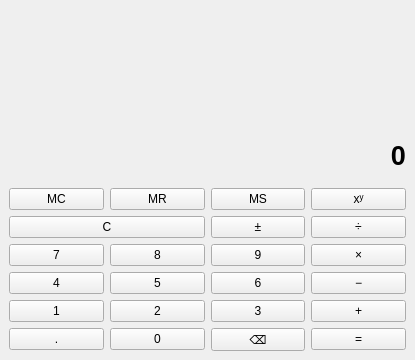
<?xml version="1.0" encoding="UTF-8"?>
<ui version="4.0">
 <class>MainWindow</class>
 <widget class="QMainWindow" name="MainWindow">
  <property name="geometry">
   <rect>
    <x>0</x>
    <y>0</y>
    <width>415</width>
    <height>360</height>
   </rect>
  </property>
  <property name="windowTitle">
   <string>Calculator</string>
  </property>
  <widget class="QWidget" name="centralwidget">
   <layout class="QGridLayout" name="gridLayout">
    <item row="0" column="0" colspan="4">
     <widget class="QLabel" name="l_memory">
      <property name="text">
       <string/>
      </property>
     </widget>
    </item>
    <item row="1" column="0" colspan="4">
     <widget class="QLabel" name="l_formula">
      <property name="text">
       <string/>
      </property>
      <property name="alignment">
       <set>Qt::AlignmentFlag::AlignRight|Qt::AlignmentFlag::AlignTrailing|Qt::AlignmentFlag::AlignVCenter</set>
      </property>
     </widget>
    </item>
    <item row="2" column="0" colspan="4">
     <widget class="QLabel" name="l_result">
      <property name="font">
       <font>
        <pointsize>20</pointsize>
        <bold>true</bold>
       </font>
      </property>
      <property name="text">
       <string>0</string>
      </property>
      <property name="alignment">
       <set>Qt::AlignmentFlag::AlignRight|Qt::AlignmentFlag::AlignTrailing|Qt::AlignmentFlag::AlignVCenter</set>
      </property>
     </widget>
    </item>
    <item row="3" column="0">
     <widget class="QPushButton" name="btnMC">
      <property name="text">
       <string>MC</string>
      </property>
     </widget>
    </item>
    <item row="3" column="1">
     <widget class="QPushButton" name="btnMR">
      <property name="text">
       <string>MR</string>
      </property>
     </widget>
    </item>
    <item row="3" column="2">
     <widget class="QPushButton" name="btnMS">
      <property name="text">
       <string>MS</string>
      </property>
     </widget>
    </item>
    <item row="3" column="3">
     <widget class="QPushButton" name="btnPow">
      <property name="text">
       <string>xʸ</string>
      </property>
     </widget>
    </item>
    <item row="5" column="0">
     <widget class="QPushButton" name="btn7">
      <property name="text">
       <string>7</string>
      </property>
     </widget>
    </item>
    <item row="5" column="1">
     <widget class="QPushButton" name="btn8">
      <property name="text">
       <string>8</string>
      </property>
     </widget>
    </item>
    <item row="5" column="2">
     <widget class="QPushButton" name="btn9">
      <property name="text">
       <string>9</string>
      </property>
     </widget>
    </item>
    <item row="5" column="3">
     <widget class="QPushButton" name="btnMul">
      <property name="text">
       <string>×</string>
      </property>
     </widget>
    </item>
    <item row="6" column="0">
     <widget class="QPushButton" name="btn4">
      <property name="text">
       <string>4</string>
      </property>
     </widget>
    </item>
    <item row="6" column="1">
     <widget class="QPushButton" name="btn5">
      <property name="text">
       <string>5</string>
      </property>
     </widget>
    </item>
    <item row="6" column="2">
     <widget class="QPushButton" name="btn6">
      <property name="text">
       <string>6</string>
      </property>
     </widget>
    </item>
    <item row="6" column="3">
     <widget class="QPushButton" name="btnSub">
      <property name="text">
       <string>−</string>
      </property>
     </widget>
    </item>
    <item row="7" column="0">
     <widget class="QPushButton" name="btn1">
      <property name="text">
       <string>1</string>
      </property>
     </widget>
    </item>
    <item row="7" column="1">
     <widget class="QPushButton" name="btn2">
      <property name="text">
       <string>2</string>
      </property>
     </widget>
    </item>
    <item row="7" column="2">
     <widget class="QPushButton" name="btn3">
      <property name="text">
       <string>3</string>
      </property>
     </widget>
    </item>
    <item row="7" column="3">
     <widget class="QPushButton" name="btnAdd">
      <property name="text">
       <string>+</string>
      </property>
     </widget>
    </item>
    <item row="8" column="0">
     <widget class="QPushButton" name="btnDot">
      <property name="text">
       <string>.</string>
      </property>
     </widget>
    </item>
    <item row="8" column="1">
     <widget class="QPushButton" name="btn0">
      <property name="text">
       <string>0</string>
      </property>
     </widget>
    </item>
    <item row="8" column="2">
     <widget class="QPushButton" name="btnBackspace">
      <property name="text">
       <string>⌫</string>
      </property>
     </widget>
    </item>
    <item row="8" column="3">
     <widget class="QPushButton" name="btnEquals">
      <property name="text">
       <string>=</string>
      </property>
     </widget>
    </item>
    <item row="4" column="3">
     <widget class="QPushButton" name="btnDiv">
      <property name="text">
       <string>÷</string>
      </property>
     </widget>
    </item>
    <item row="4" column="2">
     <widget class="QPushButton" name="btnSign">
      <property name="text">
       <string>±</string>
      </property>
     </widget>
    </item>
    <item row="4" column="0" colspan="2">
     <widget class="QPushButton" name="btnClear">
      <property name="text">
       <string>C</string>
      </property>
     </widget>
    </item>
   </layout>
  </widget>
 </widget>
 <resources/>
 <connections/>
</ui>
